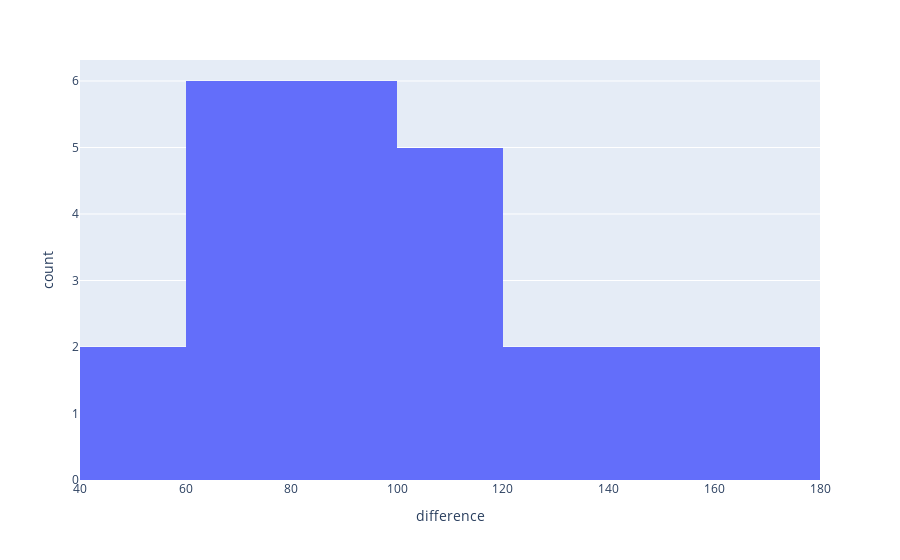
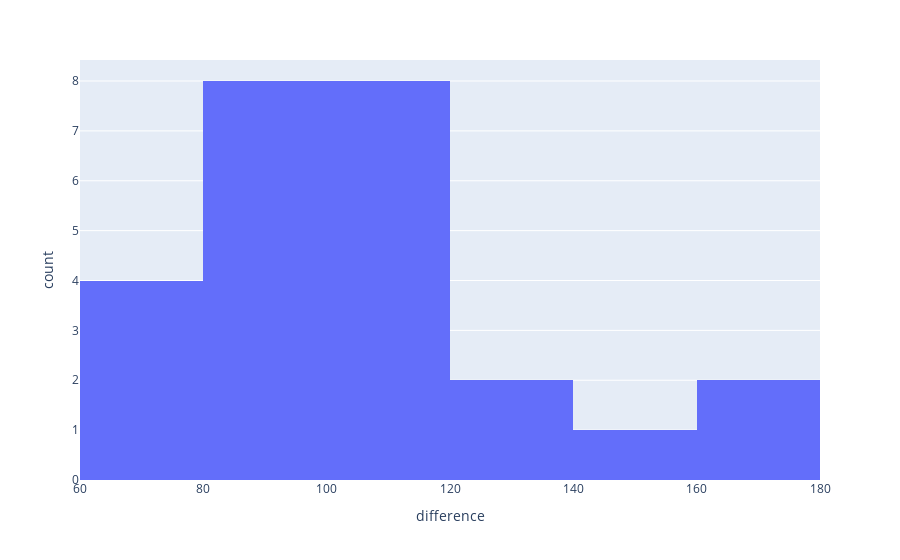
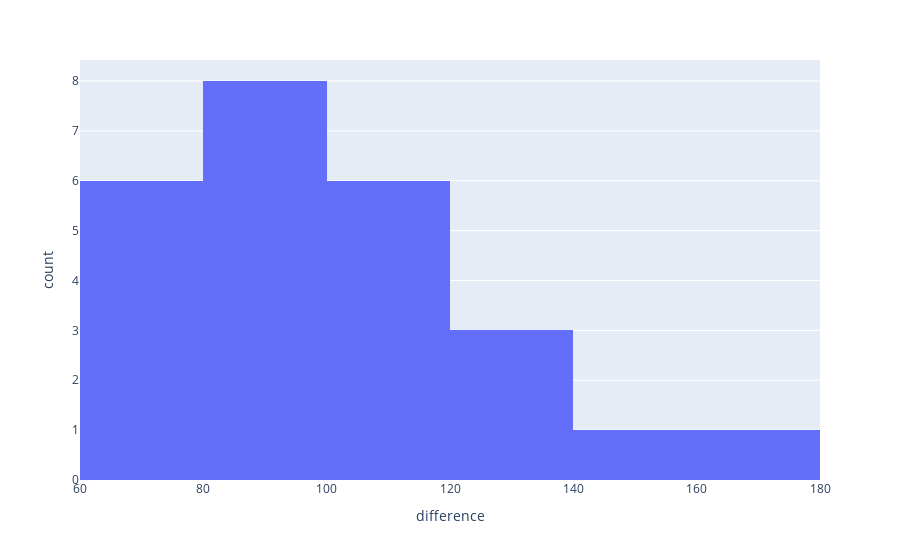

Notebook code for these charts, in order:
### Code cell
data_plot_valentino = data_concat[data_concat['brand'] == 'Valentino'].copy()
#data_plot = data_plot['difference'].apply(lambda x: )
plot_valentino = px.histogram(
    data_plot_valentino,
    x='difference'
)
plot_valentino.show()
data_plot_brioni = data_concat[data_concat['brand'] == 'Brioni'].copy()
plot_brioni = px.histogram(
    data_plot_brioni,
    x='difference'
)
plot_brioni.show()
data_plot_stone = data_concat[data_concat['brand'] == 'Stone Island'].copy()
plot_stone = px.histogram(
    data_plot_stone,
    x='difference'
)
plot_stone.show()

### Figure 1 — Plotly figure (JSON) as saved in the notebook; plotly's stock layout.template omitted (floating-point values rounded to 4 significant figures)
{"data": [{"alignmentgroup": "True", "bingroup": "x", "hovertemplate": "difference=%{x}<br>count=%{y}<extra></extra>", "legendgroup": "", "marker": {"color": "#636efa", "pattern": {"shape": ""}}, "name": "", "offsetgroup": "", "orientation": "v", "showlegend": false, "type": "histogram", "x": [67.61, 116.8, 78.63, 117.4, 163.4, 72.08, 129.0, 61.13, 94.4, 69.8, 58.56, 94.8, 168.4, 109.3, 92.11, 97.11, 144.3, 112.7, 93.2, 60.28, 135.4, 58.02, 88.42, 104.0, 147.1], "xaxis": "x", "yaxis": "y"}], "layout": {"barmode": "relative", "legend": {"tracegroupgap": 0}, "margin": {"t": 60}, "xaxis": {"anchor": "y", "domain": [0, 1], "title": {"text": "difference"}}, "yaxis": {"anchor": "x", "domain": [0, 1], "title": {"text": "count"}}}}

### Figure 2 — Plotly figure (JSON) as saved in the notebook; plotly's stock layout.template omitted (floating-point values rounded to 4 significant figures)
{"data": [{"alignmentgroup": "True", "bingroup": "x", "hovertemplate": "difference=%{x}<br>count=%{y}<extra></extra>", "legendgroup": "", "marker": {"color": "#636efa", "pattern": {"shape": ""}}, "name": "", "offsetgroup": "", "orientation": "v", "showlegend": false, "type": "histogram", "x": [106.5, 114.9, 114.5, 118.4, 108.5, 67.14, 147.0, 70.21, 95.65, 66.02, 110.2, 96.3, 96.18, 162.8, 117.6, 81.66, 83.61, 133.3, 108.1, 85.79, 163.7, 91.19, 129.2, 86.61, 63.75], "xaxis": "x", "yaxis": "y"}], "layout": {"barmode": "relative", "legend": {"tracegroupgap": 0}, "margin": {"t": 60}, "xaxis": {"anchor": "y", "domain": [0, 1], "title": {"text": "difference"}}, "yaxis": {"anchor": "x", "domain": [0, 1], "title": {"text": "count"}}}}

### Figure 3 — Plotly figure (JSON) as saved in the notebook; plotly's stock layout.template omitted (floating-point values rounded to 4 significant figures)
{"data": [{"alignmentgroup": "True", "bingroup": "x", "hovertemplate": "difference=%{x}<br>count=%{y}<extra></extra>", "legendgroup": "", "marker": {"color": "#636efa", "pattern": {"shape": ""}}, "name": "", "offsetgroup": "", "orientation": "v", "showlegend": false, "type": "histogram", "x": [121.2, 72.95, 76.45, 95.63, 104.6, 155.7, 117.2, 118.2, 71.03, 133.7, 138.9, 95.41, 68.97, 86.67, 88.98, 160.4, 68.36, 92.93, 109.0, 118.3, 99.39, 80.61, 82.2, 115.3, 74.55], "xaxis": "x", "yaxis": "y"}], "layout": {"barmode": "relative", "legend": {"tracegroupgap": 0}, "margin": {"t": 60}, "xaxis": {"anchor": "y", "domain": [0, 1], "title": {"text": "difference"}}, "yaxis": {"anchor": "x", "domain": [0, 1], "title": {"text": "count"}}}}
